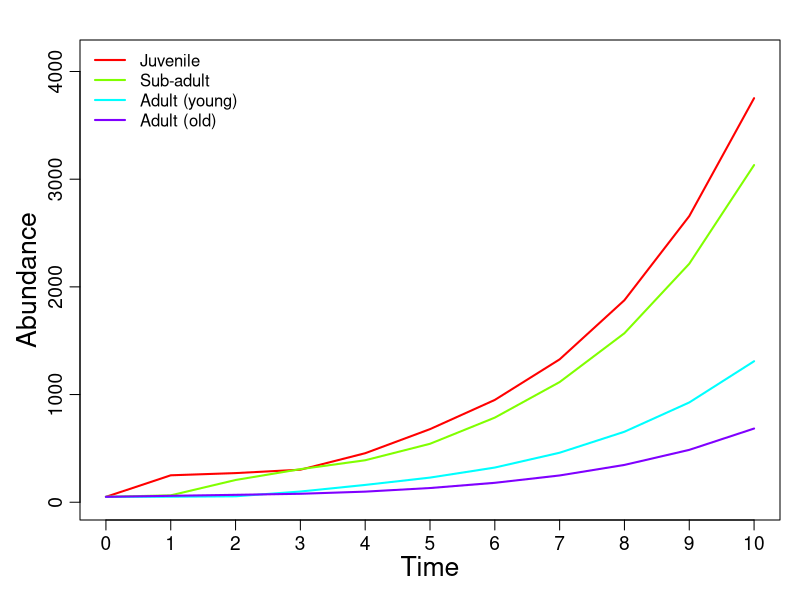
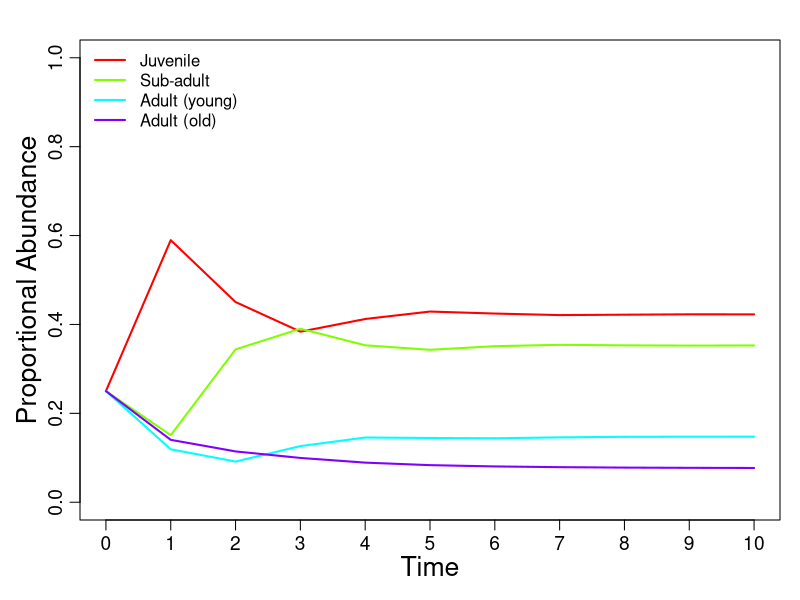

Here is the R script that generated these plots, in order:
##### Create transition matrix ----------------------------------------------------------------------------

# Function that creates a transition matrix given number and names of stages
A.create <- function(values, stage.names = NULL){
  
  # Let values be a vector of numerics representing the values of the transition matrix 
  # (from left to right and top to bottom)

  # Let stage.names be a vector of characters representing the names of stages or classes
  
  # Create matrix
  A <- matrix(data = values, nrow = sqrt(length(values)), byrow = TRUE)
  
  # Use stage/class names for rows and columns
  colnames(A) <- c(stage.names)
  rownames(A) <- c(stage.names)
  
  # Return the transition matrix
  return(A)}





##### Initial population size -----------------------------------------------------------------------------

# Function that creates a column vector of initial counts
A0.create <- function(values, stage.names = NULL){
  
  # Let values be a vector of numerics representing the values of the transition matrix 
  # (from left to right and top to bottom)
  
  # Let stage.names be a vector of characters representing the names of stages or classes
  
  # Create matrix
  A0 <- matrix(data = values, ncol = 1)
  
  # Use stage/class names for rows and columns
  rownames(A0) <- rownames(A)
  colnames(A0) <- "Abundance"
  
  # Return the transition matrix
  return(A0)}





##### Project population ----------------------------------------------------------------------------------

# Function to project population
pop.project <- function(steps, A, A0, output.raw = FALSE, output.integer = FALSE, graph = "none"){
  
  # steps: number of time steps to project over
  # A: transition matrix with dimensions n x n
  # A0: initial abundance matrix with dimensions n x 1
  # output.raw: should raw outputs instead of a summary be given for each time step?
  # output.integer: should abundances be rounded to the nearest whole number?
  # graph: "abundance" for population counts, "proportions" for proportional abundance
  
  # Create empty matrix of counts
  counts <- matrix(0, nrow = 4, ncol = steps + 1)
  
  # Rename rows and columns
  rownames(counts) <- rownames(A0)
  colnames(counts) <- seq(0, steps)
  
  # Set first column as initial population
  counts[, 1] <- A0
  
  # Populate matrix of counts by calculating projecting population for each time step
  for(i in 2:(steps + 1)){
    counts[, i] <-  A %*% counts[, i - 1]}
  
  # Same as above, but calculates proportional abundance instead of absolute abundance
  counts.prop <- counts
  for(i in 0:(steps + 1)){
    for(j in 1:nrow(counts)){
      counts.prop[j, i] <- counts[j, i]/sum(counts[, i])}}
  
  # Calculate stable age distribution (when steps -> Inf)
  stable.prop <- Re(eigen(A)$vectors[, 1])/sum(Re(eigen(A)$vectors[, 1]))
  
  # Calculate discrete growth rate lambda for all time steps
  counts.lambda <- c()
  for(i in 0:steps){
    counts.lambda.val <- sum(counts[, i + 1])/sum(counts[, i])
    counts.lambda <- append(counts.lambda, counts.lambda.val)}
  
  # Growth rate at stable age distribution
  stable.lambda <- Re(eigen(A)$values[1])
  
  # Plot absolute abundances
  if(graph == "abundance"){
    par(mar = c(4, 4, 2, 1), mgp = c(2, 0.7, 0))
    plot(0, 0, ylim = c(0, 1.1*max(counts)), xlim = c(0, steps), cex.lab = 1.60, cex.axis = 1.15, 
         xlab = "Time",  ylab = "Abundance", xaxt = "n", pch = "")
    for(i in 1:nrow(counts)){
      points(0:(ncol(counts) - 1), counts[i, ], col = rainbow(nrow(counts))[i], type = "l", lwd = 2)}
    axis(1, at = seq(0, steps), labels = seq(0, steps), cex.axis = 1.15)
    legend("topleft", col = rainbow(nrow(counts)), lwd = rep(2, nrow(counts)), 
           legend = if(is.null(rownames(counts))){1:nrow(counts)} else {rownames(counts)}, 
           bty = "n")}
  
  # Plot relative abundances
  if(graph == "proportions"){
    par(mar = c(4, 4, 2, 1), mgp = c(2, 0.7, 0))
    plot(0, 0, ylim = c(0, 1), xlim = c(0, steps), cex.lab = 1.60, cex.axis = 1.15,
         xlab = "Time",  ylab = "Proportional Abundance", xaxt = "n", pch = "")
    for(i in 1:nrow(counts.prop)){
      points(0:(ncol(counts.prop) - 1), counts.prop[i, ], col = rainbow(nrow(counts.prop))[i],
             type = "l", lwd = 2)}
    axis(1, at = seq(0, steps), labels = seq(0, steps), cex.axis = 1.15)
    legend("topleft", col = rainbow(nrow(counts.prop)), lwd = rep(2, nrow(counts.prop)), 
           legend = if(is.null(rownames(counts.prop))){1:nrow(counts.prop)} else {rownames(counts.prop)}, 
           bty = "n")}
  
  # Compile final and stable-state outputs
  out <- list(FinalAbundance = if(output.integer == FALSE){
                                 counts[, ncol(counts)]} else {round(counts[, ncol(counts)], 0)},
              FinalPropAbundance = round(counts.prop[, ncol(counts.prop)], 4),
              StablePropAbundance = round(stable.prop, 4),
              FinalLambda = round(counts.lambda[length(counts.lambda)], 4),
              StableLambda = round(stable.lambda, 4))
  
  # Compile raw outputs
  out.raw <- list(Abundance = if(output.integer == FALSE){counts} else {round(counts, 0)},
                  PropAbundance = round(counts.prop, 4),
                  Lambda = round(counts.lambda, 4))
  
  # Output values to console
  if(output.raw == FALSE){
    return(out)} else {return(out.raw)}}





##### Example run -----------------------------------------------------------------------------------------

# Create transition matrix with stage names
A <- A.create(c(0,    0,    3,    2,
                0.67, 0.61, 0,    0,
                0,    0.29, 0.72, 0,
                0,    0,    0.24, 0.95),
              stage.names = c("Juvenile", "Sub-adult", "Adult (young)", "Adult (old)"))

# Create matrix of initial abundances
A0 <- A0.create(c(50, 50, 50, 50),
                stage.names = c("Juvenile", "Sub-adult", "Adult (young)", "Adult (old)"))

# Run population projection and graph both counts and proportions
jpeg(filename = "PPPlots1.jpeg", width = 700, height = 400, units = "px")
pop.project(steps = 10, A = A, A0 = A0, graph = "abundance",
            output.raw = FALSE, output.integer = TRUE)
dev.off()
jpeg(filename = "PPPlots2.jpeg", width = 700, height = 400, units = "px")
pop.project(steps = 10, A = A, A0 = A0, graph = "proportions",
            output.raw = FALSE, output.integer = TRUE)
dev.off()
